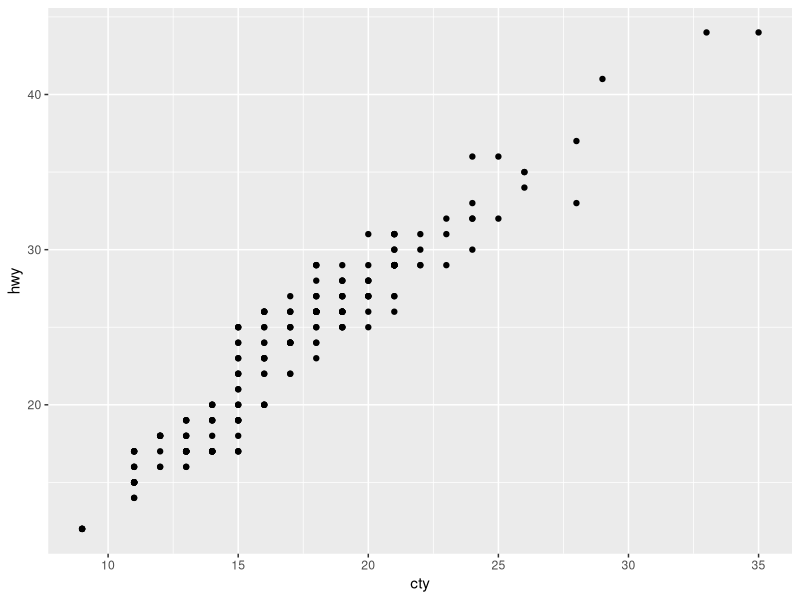
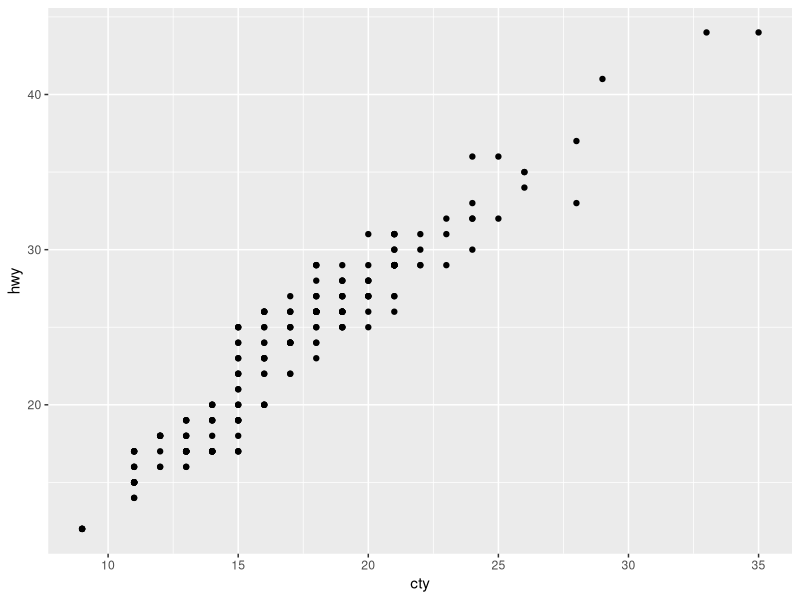

Source code (R) for these figures, in order:
## ---- chunk 1
knitr::opts_chunk$set(echo = TRUE)
## ---- chunk 2
Sys.time()
## ---- chunk 3
x <- 1
## ---- chunk 4
x
## ---- chunk 5
y <- "Hallo"
y
## ---- chunk 6
x <- 2
## ---- chunk 7
?table
## ---- chunk 8
class("abc")
## ---- chunk 9
class(1L)
## ---- chunk 10
class(1)
## ---- chunk 11
class(TRUE)
## ---- chunk 12
as.numeric(TRUE)
as.numeric(FALSE)
## ---- chunk 13
as.character(TRUE)
as.character(FALSE)
## ---- chunk 14
as.character(1)
as.character(15)
## ---- chunk 15
as.logical(1)
as.logical(0)
as.logical(-15)
## ---- chunk 16
as.numeric("1")
as.numeric("1a")
as.numeric("abc")
## ---- chunk 17
as.logical("TRUE")
as.logical("TURE")
as.logical("1")
## ---- chunk 18
x <- 2
x
## ---- chunk 19
x <- 4:38     # Vektor `x` beinhaltet Zahlen 4 bis 38
x
## ---- chunk 20
x <- c(1, 2, 3)
class(x)

x <- c("a", "b", "c")
class(x)

x <- c(TRUE, FALSE, TRUE, TRUE, FALSE)
class(x)
## ---- chunk 21
x <- c(1, "a")
class(x)

x <- c(1, TRUE)
class(x)

x <- c("a", TRUE)
class(x)
## ---- chunk 22
x <- c("a", "b", "c", "d", "e", "f", "g", "h")
x[3]          # Auswählen des dritten Elements
x[4:7]        # Auswählen des vierten bis siebten Elements
## ---- chunk 23
x[c(2, 5)]    # Auswählen des zweiten und des fünften Elements
x[c(5, 5, 5)] # dreimal das fünfte Element auswählen
## ---- chunk 24
x[-5]         # jedes Element außer des fünften auswählen
x[-c(2, 6)]   # jedes Element außer des zweiten und des sechsten auswählen
## ---- chunk 25
x[c(TRUE, FALSE, FALSE, TRUE, TRUE, TRUE, FALSE, TRUE)]
## ---- chunk 26
namen <- c("Helena", "Philipp", "Jakob", "Julia", "Christoph", "Johannes", "Nicole", "Kerstin")
namen == "Christoph"
## ---- chunk 27
jahre <- c(2013, 2005, 1995, 2017, 2021, 1989, 2010, 2018)
jahre == 2010 # Welche Elemente sind gleich dem (sind das) Jahr 2010?
jahre < 2010  # Welche Elemente sind kleiner (älter) als das Jahr 2010?
jahre >= 2010 # Welche Elemente sind größer/gleich dem (jünger als oder das) Jahr 2010?
jahre != 2010 # Welche Elemente sind ungleich dem (nicht das) Jahr 2010? 
## ---- chunk 28
auswahl <- jahre >= 2010
jahre[auswahl]
## ---- chunk 29
jahre[jahre >= 2010]
## ---- chunk 30
namen[namen == "Helena" | namen == "Nicole"]
namen[namen == "Helena" & namen == "Nicole"]
namen[namen != "Helena" | namen != "Nicole"]
namen[namen != "Helena" & namen != "Nicole"]
## ---- chunk 31
andere <- namen[namen != "Helena" & namen != "Nicole"]
andere
## ---- chunk 32
x <- 2
x + x

4 - x

y <- 3
x * y

y / 2

x^3
## ---- chunk 33
sum(x, y)     # Summe von x und y
sqrt(x)       # Quadratwurzel von x
mean(c(x, y))    # arithmetisches Mittel von x und y (Beachte die Verwendung von `c()`)
median(c(x, y))  # Median von x und y
## ---- chunk 34
?summary
## ---- chunk 35
summary(object = jahre)   # jetzt funktioniert es
## ---- chunk 36
summary(jahre)
## ---- chunk 37
library(ggplot2)
## ---- chunk 38
qplot(x = cty, y = hwy, data = mpg)
## ---- chunk 39
qplot(cty, hwy, data = mpg)
## ---- chunk 40
a <- 1:5
b <- 6:10
a + b
a * b
c <- c(a, b)
## ---- chunk 41
alphabet <- c("a", "b", "c", "d", "e", "f", "g", "h", "i", "j", "k", "l", "m", "n", "o", "p", "q", "r", "s", "t", "u", "v", "w", "x", "y", "z")

konsonanten <- alphabet[alphabet != "a" & alphabet != "e" & alphabet != "i" &
                          alphabet != "o" & alphabet != "u"]
konsonanten
